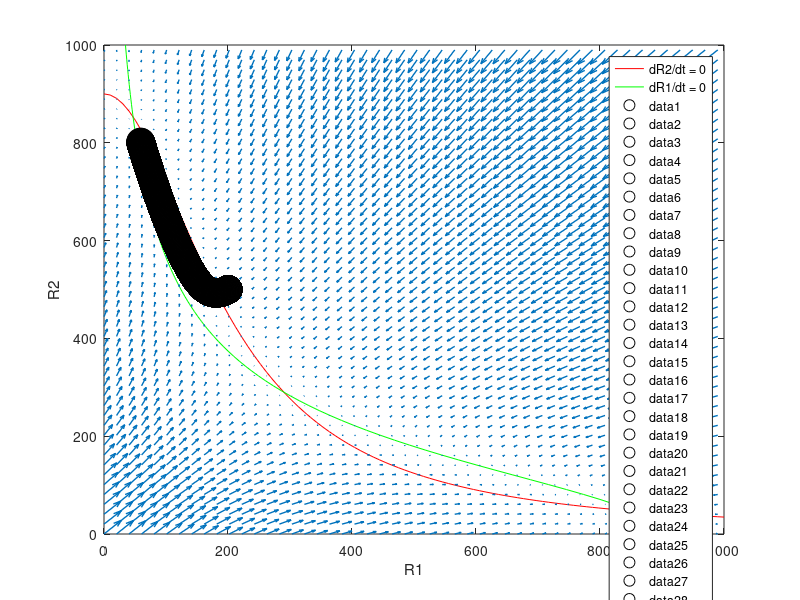

Here is the MATLAB script that generated this plot:
r = 30; %production of proteins per minute
gamma = 1/30; %degradation in proteins/minute
Kd = 200; %Dissociation constant (same for both repressors) in number of proteins

R = linspace(0,1000);
%start by plotting the nullclines
figure(1)
plot(R, r/gamma*1./(1+(R/Kd).^2), '-r');
hold on
plot(r/gamma*1./(1+(R/Kd).^2), R, '-g');
xlabel('R1')
ylabel('R2')
legend('dR2/dt = 0', 'dR1/dt = 0');

[R1M, R2M] = meshgrid(R(1:2:end), R(1:2:end));
dR1M= -gamma*R1M+r./(1+(R2M/Kd).^2);
dR2M= -gamma*R2M+r./(1+(R1M/Kd).^2);

quiver(R1M, R2M, dR1M, dR2M, 1.5,'LineWidth', 1)

%Now simulate the dynamics of R1 and R2 with a given initial condition

R1 = [200];
R2 = [500];
ttot = 180;
dt = 1;
T = [1];

for t = 2:dt:ttot
        
        T(t) = t;
        R1(t)= R1(t-1) - gamma*R1(t-1)*dt + r*(1/(1+(R2(t-1)/Kd).^2))*dt;
        R2(t)= R2(t-1) - gamma*R2(t-1)*dt + r*(1/(1+(R1(t-1)/Kd).^2))*dt;
        hold on
        plot(R1, R2, 'ok', 'MarkerSize', 20);
        drawnow
end




